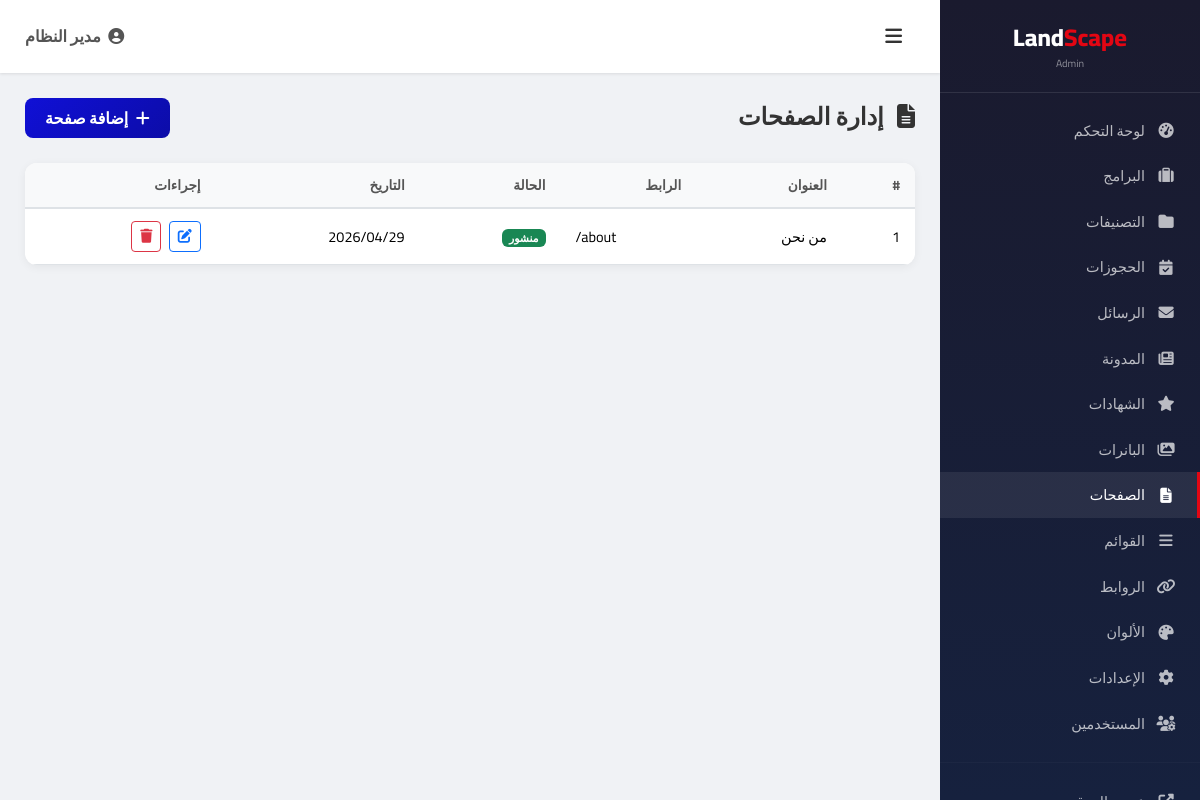
The app's page /admin/pages (signed in) with its own data.
### tables this page shows
CREATE TABLE `pages` (
    `id` INT AUTO_INCREMENT PRIMARY KEY,
    `title` VARCHAR(300) NOT NULL,
    `slug` VARCHAR(300) NOT NULL UNIQUE,
    `content` LONGTEXT,
    `meta_title` VARCHAR(300),
    `meta_description` TEXT,
    `is_published` TINYINT(1) DEFAULT 1,
    `created_at` TIMESTAMP DEFAULT CURRENT_TIMESTAMP,
    `updated_at` TIMESTAMP DEFAULT CURRENT_TIMESTAMP ON UPDATE CURRENT_TIMESTAMP
);

### config/config.php (called while the page is built, shortened)
<?php
function clean(string $data): string {
    return htmlspecialchars(trim($data), ENT_QUOTES, 'UTF-8');
}

### admin/pages.php (the view, shortened to what this page needs)
<?php
$db = getDB();
$pages = $db->query("SELECT * FROM pages ORDER BY created_at DESC")->fetchAll();
include __DIR__ . '/includes/header.php';
?>
<div class="admin-page-header">
    <h4><i class="fas fa-file-alt me-2"></i> إدارة الصفحات</h4>
    <a href="/admin/page-edit" class="btn btn-admin-primary"><i class="fas fa-plus me-1"></i> إضافة صفحة</a>
</div>
<div class="admin-table">
    <div class="table-responsive">
        <table class="table">
            <thead><tr><th>#</th><th>العنوان</th><th>الرابط</th><th>الحالة</th><th>التاريخ</th><th>إجراءات</th></tr></thead>
            <tbody>
                <?php foreach ($pages as $p): ?>
                <tr>
                    <td><?= $p['id'] ?></td>
                    <td><?= clean($p['title']) ?></td>
                    <td dir="ltr">/<?= clean($p['slug']) ?></td>
                    <td>
                        <a href="/admin/pages?toggle=<?= $p['id'] ?>" class="badge bg-<?= $p['is_published'] ? 'success' : 'secondary' ?> text-decoration-none">
                            <?= $p['is_published'] ? 'منشور' : 'مسودة' ?>
                        </a>
                    </td>
                    <td><?= date('Y/m/d', strtotime($p['created_at'])) ?></td>
                    <td>
                        <a href="/admin/page-edit?id=<?= $p['id'] ?>" class="btn btn-sm btn-outline-primary me-1"><i class="fas fa-edit"></i></a>
                        <a href="/admin/pages?delete=<?= $p['id'] ?>" class="btn btn-sm btn-outline-danger" onclick="return confirm('حذف؟')"><i class="fas fa-trash"></i></a>
                    </td>
                </tr>
                <?php endforeach; ?>
            </tbody>
        </table>
    </div>
</div>
<?php include __DIR__ . '/includes/footer.php'; ?>

### admin/includes/admin.css (style rules this page uses)
* { box-sizing: border-box; margin: 0; padding: 0; }
body { font-family: 'Cairo', sans-serif; background: #f0f2f5; color: #333; direction: rtl; }
.admin-table { background: #fff; border-radius: 12px; box-shadow: 0 2px 10px rgba(0,0,0,0.06); overflow: hidden; }
.admin-table .table { margin: 0; }
.admin-table .table th { background: #f8f9fa; font-weight: 700; font-size: 0.85rem; color: #555; border-bottom: 2px solid #dee2e6; padding: 12px 15px; }
.admin-table .table td { padding: 12px 15px; vertical-align: middle; font-size: 0.9rem; }
.admin-page-header { display: flex; justify-content: space-between; align-items: center; margin-bottom: 25px; }
.admin-page-header h4 { font-weight: 700; color: #333; margin: 0; }
.btn-admin-primary { background: linear-gradient(135deg, #1010D6, #0c0ca8); color: #fff; border: none; border-radius: 8px; padding: 8px 20px; font-weight: 600; font-family: 'Cairo', sans-serif; }

### records on screen
pages: id "1", title "من نحن", slug "about", is_published "منشور", created_at "2026/04/29"

### other values on screen
$adminName "مدير النظام"
